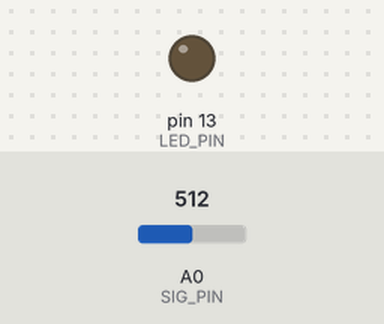
Simulated run of this sketch. Board: Arduino Uno, built with avr-gcc and run on an emulated ATmega328P. On the bench: output pins drawn as LEDs (lit = HIGH). The inputs (shaded band) are chosen by the test bench; at power-on: A0 (SIG_PIN) = 512. What the sketch prints to the serial monitor is not drawn.

Above: at 1.2 s.
1.3 s: A0 (SIG_PIN) set to 716
Timing chart, 0 to 4.3 s (numbered marks = the images above; inputs shaded):
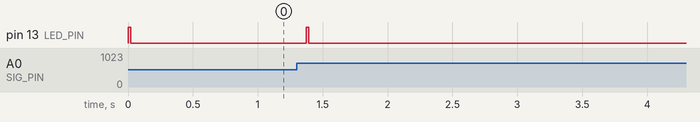

The sketch:

BPM_BLOOD_OXYGEN1.ino
```cpp
// Simple no-library pulse detector for Arduino UNO
// Signal -> A0, VCC -> 5V, GND -> GND
// LED on pin 13 blinks on beat
const int SIG_PIN = A0;
const int LED_PIN = 13;

const float alpha = 0.95;      // DC removal factor (0.90..0.99)
const int LP_SIZE = 5;         // smoothing window
const unsigned long MIN_BEAT_MS = 300;
const int BEAT_BUF = 8;

float dc = 0.0;
long lpBuf[LP_SIZE];
int lpPos = 0;
bool lpFilled = false;

unsigned long lastBeat = 0;
float beatIntervals[BEAT_BUF];
int beatIndex = 0;
int beatsStored = 0;

float movingAverage(long v) {
  lpBuf[lpPos++] = v;
  if (lpPos >= LP_SIZE) { lpPos = 0; lpFilled = true; }
  int n = lpFilled ? LP_SIZE : lpPos;
  long s = 0;
  for (int i=0;i<n;i++) s += lpBuf[i];
  return float(s) / max(1, n);
}

float computeBPM() {
  if (beatsStored == 0) return 0.0;
  float s = 0;
  for (int i=0;i<beatsStored;i++) s += beatIntervals[i];
  float avg = s / beatsStored;
  if (avg <= 0) return 0;
  return 60000.0 / avg;
}

void setup() {
  Serial.begin(115200);
  pinMode(LED_PIN, OUTPUT);
  for (int i=0;i<LP_SIZE;i++) lpBuf[i]=0;
  dc = 0.0;
  Serial.println("Simple Pulse Detector starting...");
}

void loop() {
  int raw = analogRead(SIG_PIN); // 0..1023
  // DC removal
  dc = alpha * dc + (1.0 - alpha) * raw;
  float ac = raw - dc;

  // smoothing
  float filtered = movingAverage((long)(ac * 100)); // scale to make peaks visible

  // adaptive threshold based on running RMS-ish (approx using abs)
  static float rms = 0;
  const float rmsAlpha = 0.95;
  rms = rmsAlpha * rms + (1 - rmsAlpha) * fabs(filtered);

  float threshold = max( (float)80.0, rms * 1.8 ); // tune multiplier 1.2..3.0

  unsigned long now = millis();
  static bool wasAbove = false;

  bool isAbove = (filtered > threshold);

  if (isAbove && !wasAbove) {
    // rising edge
    if (lastBeat == 0 || (now - lastBeat) > MIN_BEAT_MS) {
      if (lastBeat != 0) {
        unsigned long dt = now - lastBeat;
        beatIntervals[beatIndex] = (float)dt;
        beatIndex = (beatIndex + 1) % BEAT_BUF;
        if (beatsStored < BEAT_BUF) beatsStored++;
      }
      lastBeat = now;
    }
    digitalWrite(LED_PIN, HIGH);
  } else {
    digitalWrite(LED_PIN, LOW);
  }
  wasAbove = isAbove;

  float bpm = computeBPM();

  // Print filtered signal and bpm for debugging
  Serial.print(filtered, 1);
  Serial.print(',');
  Serial.println((int)(bpm+0.5));

  delay(20);
}
```

Measured:
- after the input at 1.3 s, pin 13 (LED_PIN): LOW → HIGH after 0.07 s, → LOW 0.02 s later
